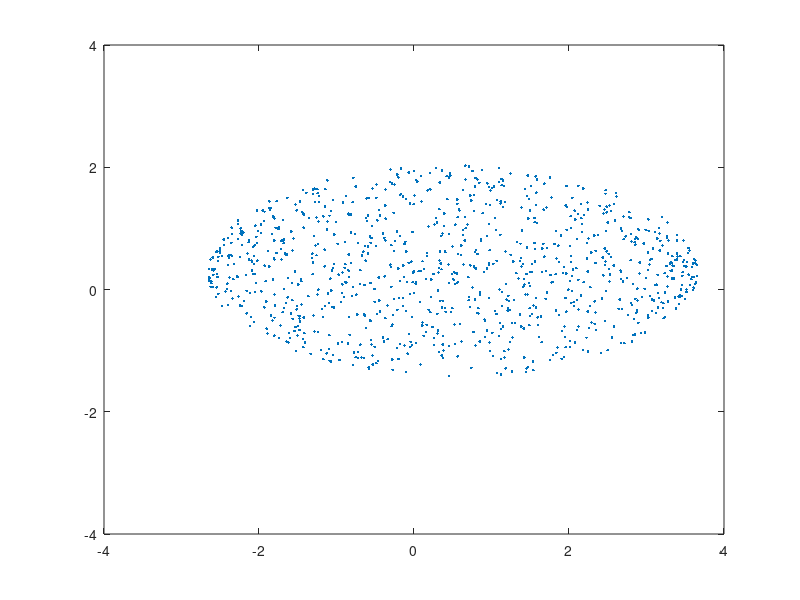
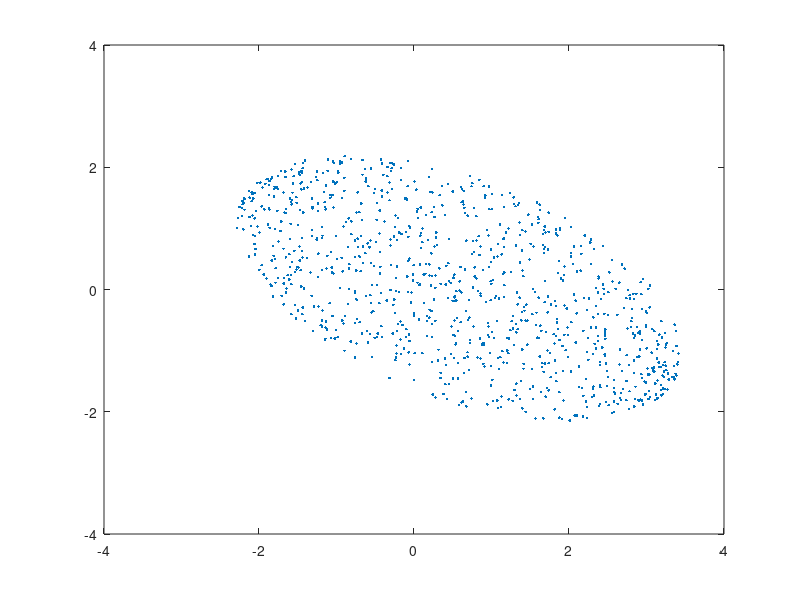
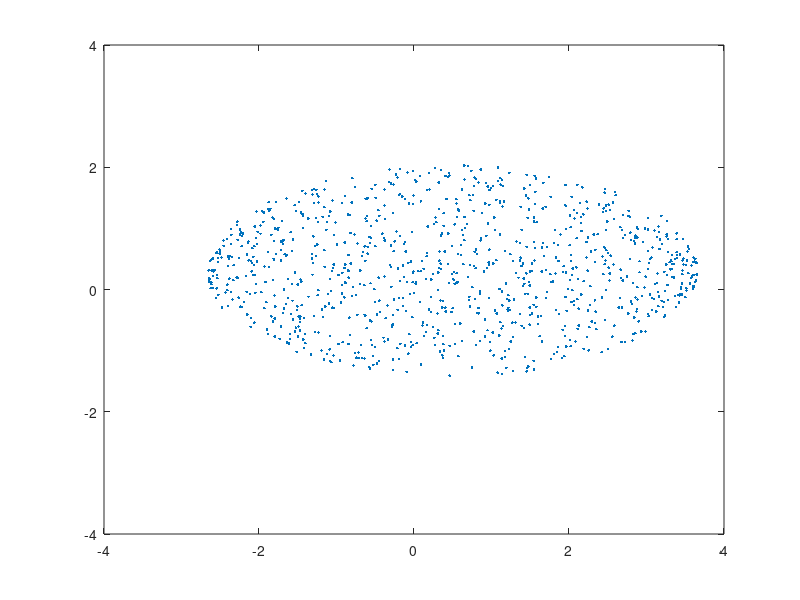

MATLAB code to generate these figures, in order:
clc
x=rand(1000,1);
x=(x-0.5)*2*sqrt(10);
y=x;
for id=1:length(x)
    y_bound=sqrt((1-(x(id)^2)/10)*3);
    y(id)=(rand(1)-0.5)*2*y_bound;
end
x=x+0.5;
y=y+0.3;
plot(x,y,'.')
ylim([-4 4]);xlim([-4 4]);

X=[x';y'];
cov(X')

rot=[cos(pi/6) sin(pi/6);-sin(pi/6) cos(pi/6)];
X=rot*X;
figure;plot(X(1,:),X(2,:),'.');
ylim([-4 4]);xlim([-4 4]);
cov(X')

[pc latent,explained]=pcacov(cov(X'));
Y=X'*pc;
Y=Y';
figure;plot(Y(1,:),Y(2,:),'.');
ylim([-4 4]);xlim([-4 4]);
cov(Y')
